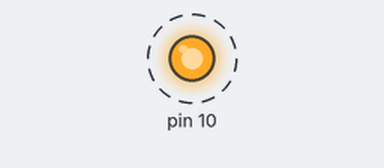
The sketch below on a simulated Arduino Uno, built with avr-gcc and run on an emulated ATmega328P. Shown: output pins drawn as LEDs (lit = HIGH). Dashed ring = blinking. What the sketch prints to the serial monitor is not drawn.

Above: at 0.2 s.
Timing chart, 0 to 3.0 s (numbered marks = the images above):
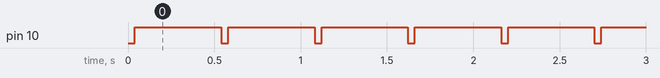

Measured:
- by itself, pin 10: alternates HIGH for 0.50 s and LOW for 0.04 s

The sketch:

spi_master.ino
```cpp
// SPI MASTER


#include <SPI.h>

byte rx;

void setup() {
  Serial.begin(9600);
  SPI.begin();
}

void loop() {
  digitalWrite(SS, LOW);
  delay(20);
  rx = SPI.transfer(255);
  delay(20);

  if(rx) {
    Serial.println("Button is pressed");
  } else {
    Serial.println("Button is not pressed");
  }

  digitalWrite(SS, HIGH);
  delay(500);
}
```
